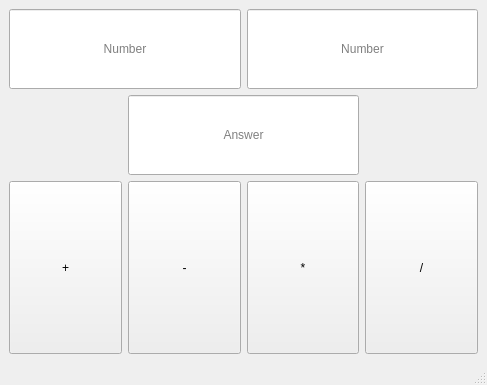
<?xml version="1.0" encoding="UTF-8"?>
<ui version="4.0">
 <class>MainWindow</class>
 <widget class="QMainWindow" name="MainWindow">
  <property name="geometry">
   <rect>
    <x>0</x>
    <y>0</y>
    <width>487</width>
    <height>385</height>
   </rect>
  </property>
  <property name="windowTitle">
   <string>MainWindow</string>
  </property>
  <widget class="QWidget" name="centralwidget">
   <layout class="QGridLayout" name="gridLayout_2">
    <item row="0" column="0">
     <layout class="QGridLayout" name="gridLayout">
      <item row="2" column="0">
       <widget class="QPushButton" name="pushButton">
        <property name="sizePolicy">
         <sizepolicy hsizetype="Minimum" vsizetype="Expanding">
          <horstretch>0</horstretch>
          <verstretch>0</verstretch>
         </sizepolicy>
        </property>
        <property name="text">
         <string>+</string>
        </property>
       </widget>
      </item>
      <item row="2" column="2">
       <widget class="QPushButton" name="pushButton_3">
        <property name="sizePolicy">
         <sizepolicy hsizetype="Minimum" vsizetype="Expanding">
          <horstretch>0</horstretch>
          <verstretch>0</verstretch>
         </sizepolicy>
        </property>
        <property name="text">
         <string>*</string>
        </property>
       </widget>
      </item>
      <item row="2" column="1">
       <widget class="QPushButton" name="pushButton_2">
        <property name="sizePolicy">
         <sizepolicy hsizetype="Minimum" vsizetype="Expanding">
          <horstretch>0</horstretch>
          <verstretch>0</verstretch>
         </sizepolicy>
        </property>
        <property name="text">
         <string>-</string>
        </property>
       </widget>
      </item>
      <item row="2" column="3">
       <widget class="QPushButton" name="pushButton_4">
        <property name="sizePolicy">
         <sizepolicy hsizetype="Minimum" vsizetype="Expanding">
          <horstretch>0</horstretch>
          <verstretch>0</verstretch>
         </sizepolicy>
        </property>
        <property name="text">
         <string>/</string>
        </property>
       </widget>
      </item>
      <item row="1" column="1" colspan="2">
       <widget class="QLineEdit" name="lineEdit_3">
        <property name="sizePolicy">
         <sizepolicy hsizetype="Expanding" vsizetype="Fixed">
          <horstretch>0</horstretch>
          <verstretch>0</verstretch>
         </sizepolicy>
        </property>
        <property name="minimumSize">
         <size>
          <width>0</width>
          <height>80</height>
         </size>
        </property>
        <property name="alignment">
         <set>Qt::AlignCenter</set>
        </property>
        <property name="placeholderText">
         <string>Answer</string>
        </property>
       </widget>
      </item>
      <item row="0" column="2" colspan="2">
       <widget class="QLineEdit" name="lineEdit_2">
        <property name="sizePolicy">
         <sizepolicy hsizetype="Expanding" vsizetype="Fixed">
          <horstretch>0</horstretch>
          <verstretch>0</verstretch>
         </sizepolicy>
        </property>
        <property name="minimumSize">
         <size>
          <width>0</width>
          <height>80</height>
         </size>
        </property>
        <property name="alignment">
         <set>Qt::AlignCenter</set>
        </property>
        <property name="placeholderText">
         <string>Number</string>
        </property>
       </widget>
      </item>
      <item row="0" column="0" colspan="2">
       <widget class="QLineEdit" name="lineEdit">
        <property name="sizePolicy">
         <sizepolicy hsizetype="Expanding" vsizetype="Fixed">
          <horstretch>0</horstretch>
          <verstretch>0</verstretch>
         </sizepolicy>
        </property>
        <property name="minimumSize">
         <size>
          <width>0</width>
          <height>80</height>
         </size>
        </property>
        <property name="alignment">
         <set>Qt::AlignCenter</set>
        </property>
        <property name="placeholderText">
         <string>Number</string>
        </property>
       </widget>
      </item>
     </layout>
    </item>
   </layout>
  </widget>
  <widget class="QMenuBar" name="menubar">
   <property name="geometry">
    <rect>
     <x>0</x>
     <y>0</y>
     <width>487</width>
     <height>26</height>
    </rect>
   </property>
  </widget>
  <widget class="QStatusBar" name="statusbar"/>
 </widget>
 <resources/>
 <connections>
  <connection>
   <sender>pushButton</sender>
   <signal>clicked()</signal>
   <receiver>MainWindow</receiver>
   <slot>addiction()</slot>
   <hints>
    <hint type="sourcelabel">
     <x>73</x>
     <y>244</y>
    </hint>
    <hint type="destinationlabel">
     <x>38</x>
     <y>155</y>
    </hint>
   </hints>
  </connection>
  <connection>
   <sender>pushButton_2</sender>
   <signal>clicked()</signal>
   <receiver>MainWindow</receiver>
   <slot>subtraction()</slot>
   <hints>
    <hint type="sourcelabel">
     <x>178</x>
     <y>256</y>
    </hint>
    <hint type="destinationlabel">
     <x>96</x>
     <y>143</y>
    </hint>
   </hints>
  </connection>
  <connection>
   <sender>pushButton_3</sender>
   <signal>clicked()</signal>
   <receiver>MainWindow</receiver>
   <slot>multiplication()</slot>
   <hints>
    <hint type="sourcelabel">
     <x>335</x>
     <y>273</y>
    </hint>
    <hint type="destinationlabel">
     <x>396</x>
     <y>159</y>
    </hint>
   </hints>
  </connection>
  <connection>
   <sender>pushButton_4</sender>
   <signal>clicked()</signal>
   <receiver>MainWindow</receiver>
   <slot>division()</slot>
   <hints>
    <hint type="sourcelabel">
     <x>425</x>
     <y>269</y>
    </hint>
    <hint type="destinationlabel">
     <x>455</x>
     <y>190</y>
    </hint>
   </hints>
  </connection>
 </connections>
 <slots>
  <slot>subtraction()</slot>
  <slot>multiplication()</slot>
  <slot>division()</slot>
  <slot>addiction()</slot>
 </slots>
</ui>
